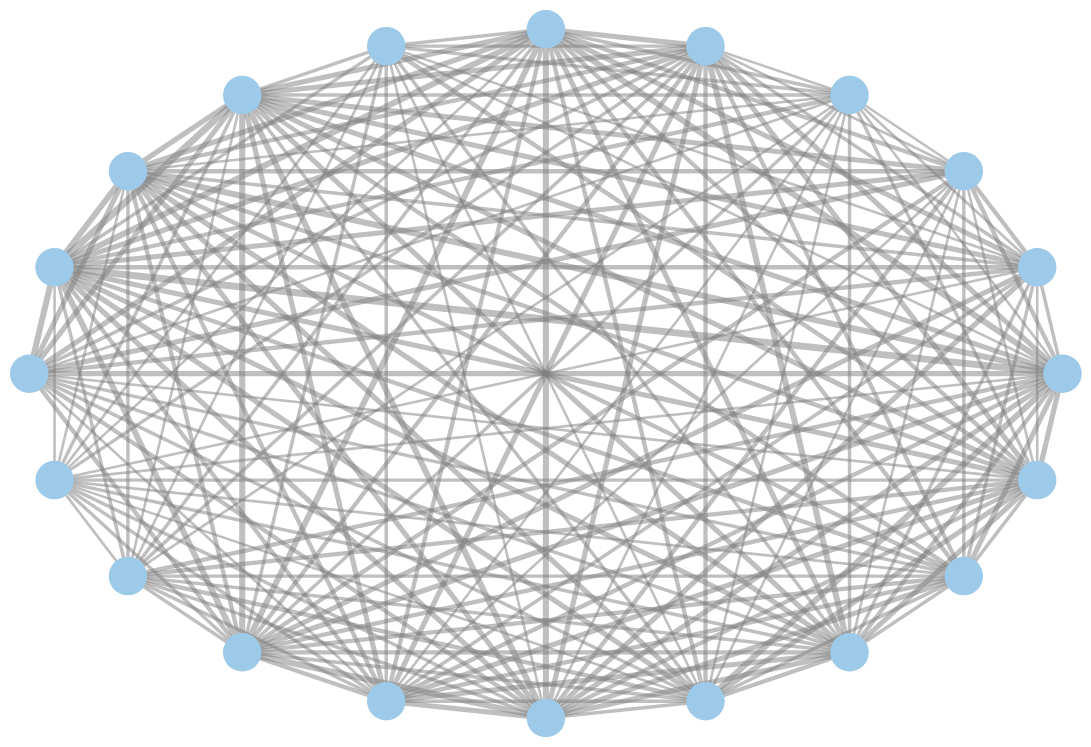

The code cell stored with this chart in its notebook:
### Code cell
VegaGraphs.graphplot(df,GraphPlot.circular_layout,tooltip=true,node_label=false)

### Figure 1 — Vega-Lite specification as saved in the notebook (floating-point values rounded to 4 significant figures; data arrays with more than 128 entries replaced by an {"elided": "..."} marker saying what was removed)
{"layer": [{"data": {"values": {"elided": "356 records"}}, "encoding": {"detail": {"field": "pairs", "type": "ordinal"}, "size": {"field": "ew", "legend": null, "type": "quantitative"}, "x": {"axis": null, "field": "edges_x", "type": "quantitative"}, "y": {"axis": null, "field": "edges_y", "type": "quantitative"}}, "height": 400, "mark": {"clip": false, "color": "gray", "opacity": 0.5, "size": 0.8, "type": "line"}, "width": 600}, {"data": {"values": [{"keywords": "x1", "node_x": 1, "node_y": 0}, {"keywords": "x2", "node_x": 0.9511, "node_y": 0.309}, {"keywords": "x3", "node_x": 0.809, "node_y": 0.5878}, {"keywords": "x4", "node_x": 0.5878, "node_y": 0.809}, {"keywords": "x5", "node_x": 0.309, "node_y": 0.9511}, {"keywords": "x6", "node_x": 6.123e-17, "node_y": 1}, {"keywords": "x7", "node_x": -0.309, "node_y": 0.9511}, {"keywords": "x8", "node_x": -0.5878, "node_y": 0.809}, {"keywords": "x9", "node_x": -0.809, "node_y": 0.5878}, {"keywords": "x10", "node_x": -0.9511, "node_y": 0.309}, {"keywords": "x11", "node_x": -1, "node_y": 1.225e-16}, {"keywords": "x12", "node_x": -0.9511, "node_y": -0.309}, {"keywords": "x13", "node_x": -0.809, "node_y": -0.5878}, {"keywords": "x14", "node_x": -0.5878, "node_y": -0.809}, {"keywords": "x15", "node_x": -0.309, "node_y": -0.9511}, {"keywords": "x16", "node_x": -1.837e-16, "node_y": -1}, {"keywords": "x17", "node_x": 0.309, "node_y": -0.9511}, {"keywords": "x18", "node_x": 0.5878, "node_y": -0.809}, {"keywords": "x19", "node_x": 0.809, "node_y": -0.5878}, {"keywords": "x20", "node_x": 0.9511, "node_y": -0.309}]}, "layer": [{"encoding": {"tooltip": [{"field": "keywords", "type": "nominal"}], "x": {"axis": null, "field": "node_x", "type": "quantitative"}, "y": {"axis": null, "field": "node_y", "type": "quantitative"}}, "height": 400, "mark": {"clip": false, "color": "#9ecae9", "opacity": 1, "size": 500, "type": "circle"}, "selection": {"grid": {"bind": "scales", "type": "interval"}}, "width": 600}]}], "view": {"stroke": null}}
